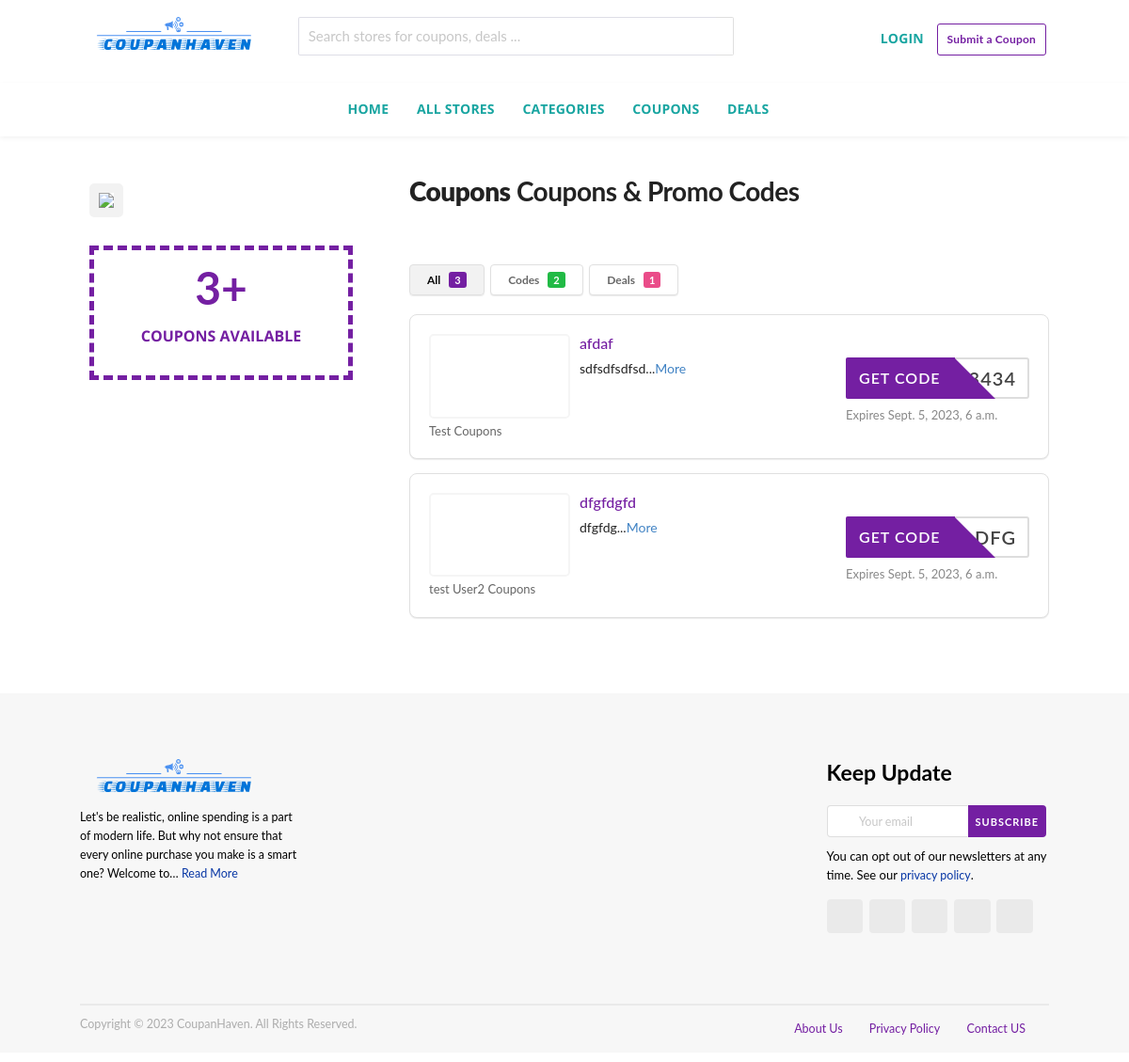
/coupans/page/1/, run on the app's committed database.
### web/models.py (models this page shows, shortened)
class Coupon(models.Model):
    name = models.CharField(max_length=100)
    slug = models.TextField()
    description = models.TextField()
    coupon_code = models.CharField(max_length=50)
    deeplink = models.URLField()
    store = models.ForeignKey(Store, on_delete=models.CASCADE)
    category = models.ForeignKey(Category, on_delete=models.CASCADE)
    is_deal = models.BooleanField(default=False)
    expires_at = models.DateTimeField()
    added_at = models.DateTimeField(auto_now_add=True)
    clicks = models.PositiveIntegerField(default=0)

class Store(models.Model):
    name = models.CharField(max_length=100)
    image = models.ImageField(upload_to='media/store_images/')
    deepLink = models.URLField()
    description = models.CharField(max_length=1000)

### web/views.py (the view)
# urls.py: path('coupans/page/<int:page>/', coupans, name='coupans_page'),
def coupans(request, page=1):
    page = int(page)
    items_per_page = 15
    all_coupons = Coupon.objects.filter(is_deal=False)
    code_count = Coupon.objects.filter(is_deal=False).count()
    deal_count = Coupon.objects.filter(is_deal=True).count()
    total_count = Coupon.objects.all().count()
    paginator = Paginator(all_coupons, items_per_page)
    coupons = paginator.page(page)
    if page > 1:
        previous_page = paginator.page(page - 1)
        previous_coupons = previous_page.object_list
    else:
        previous_coupons = []
    return render(request, 'coupans.html', {
        'coupons': coupons,
        'previous_coupons': previous_coupons,
        'code_count': code_count,
        'deal_count': deal_count,
        'total_count': total_count  # Pass the total count of all coupons to the template
    })

### web/templates/coupans.html (shortened to what this page needs)
{% extends 'base.html' %}
{% block main %}
    <div id="content" class="site-content">
        <div id="content-wrap" class="container left-sidebar">
            <div id="primary" class="content-area">
                <main id="main" class="site-main coupon-cat-main ajax-coupons" role="main">
                    <section id="store-listings-wrapper" class="st-list-coupons wpb_content_element">
                        <h1><strong>Coupons</strong> Coupons &amp; Promo Codes</h1>
                        <div class="share-option">
                            <div class="entry-share">
                                <div class="skin skin_flat">
                                </div>
                            </div>
                        </div>
                        <section class="coupon-filter" id="couponcat-filter-bar">
                            <div data-target="#coupon-listings-store"
                                 class="filter-coupons-by-type pointing filter-coupons-buttons">
                                <div class="coupons-types-wrap">
                                    <div class="coupon-types-list">
                                        <a href=""
                                           class="store-filter-button ui button tiny filter-nav current"
                                           data-filter="all">All <span
                                                class="offer-count all-count">{{ total_count }}</span></a>
                                        <a href=""
                                           class="store-filter-button ui button tiny filter-nav " data-filter="code">Codes
                                            <span
                                                    class="offer-count code-count">{{ code_count }}</span></a>
                                        <a href=""
                                           class="store-filter-button ui button tiny filter-nav " data-filter="sale">Deals
                                            <span
                                                    class="offer-count sale-count">{{ deal_count }}</span></a>
                                    </div>
                                </div>
                            </div>
                        </section>
                        <div class="cat-coupon-lists" id="cat-coupon-lists">
                            {% for coupon in coupons %}
                                <div data-id="coupan.id"
                                     class="coupon-item store-listing-item has-thumb c-cat c-type-code shadow-box coupon-live">
                                    <div class="store-thumb-link">
                                        <div class="store-thumb thumb-img">
                                            <a class="thumb-padding" href="{% url 'store-detail' pk=coupon.store.id page='1' %}">
                                                <img width="160" height="160"
                                                     src="{{ coupon.store.image.url }}"
                                                     class="attachment-wpcoupon_medium-thumb size-wpcoupon_medium-thumb"
                                                     alt="" decoding="async" title="logo" loading="lazy"
                                                     sizes="(max-width: 160px) 100vw, 160px"/> </a>
                                        </div>
                                        <div class="store-name"><a
                                                href="{% url 'store-detail' pk=coupon.store.id page='1' %}">{{ coupon.store.name }}
                                            Coupons<i class="angle right icon"></i></a></div>
                                    </div>
                                    <div class="latest-coupon">
                                        <h3 class="coupon-title">
                                            <a class="coupon-link" title="{{ coupon.name }}"
                                               data-type="code" data-coupon-id="{{ coupon.id }}"
                                               data-aff-url="{{ coupon.deeplink }}" data-code="ACADEMY15"
                                               href="{% url 'coupan-detail' coupon.id %}">{{ coupon.slug }}</a>
                                        </h3>
                                        <div class="coupon-des">
                                            <div class="coupon-des-ellip">{{ coupon.description|wordwrap:7|slice:":"|safe }}<span
                                                    class="c-actions-span">...<a class="more" href="#">More</a></span>
                                            </div>
                                        </div>
                                    </div>
                                    <div class="coupon-detail coupon-button-type">
                                        <a rel="nofollow" data-type="code" data-coupon-id="{{ coupon.id }}"
                                           href="{% url 'coupan-detail' coupon.id %}"
                                           class="coupon-button coupon-code"
                                           data-tooltip="Click to copy &amp; open site" data-position="top center"
                                           data-inverted=""
                                           data-code="ACADEMY15" data-aff-url="{{ coupon.deeplink }}">
                                            <span class="code-text" rel="nofollow">{{ coupon.coupon_code }}</span>
                                            <span class="get-code">Get Code</span>
                                        </a>
                                        <div class="exp-text">
                                            Expires {{ coupon.expires_at }}<a data-position="top center"
                                                                              data-inverted=""
                                                                              data-tooltip="Save this coupon" href="#"
                                                                              data-coupon-id="{{ coupon.id }}"
                                                                              class="add-coupon-favorite coupon-save icon-popup"><i
                                                class="outline star icon"></i></a>
                                        </div>
                                    </div>
                                    <div class="clear"></div>
                                </div>
                            {% endfor %}
                        </div>
                    </section>
                </main>
            </div>
            <div id="secondary" class="widget-area sidebar category-sidebar" role="complementary">
                <div class="inner shadow-box">
                    <div class="inner-content clearfix">
                        <div class="header-thumb">
                            <div class="ui center aligned icon">
                                <img src="https://ecoupono.com/wp-content/uploads/2021/06/Coupons-Categories-Image-300x173.png"
                                     alt=" "></div>
                        </div>
                    </div>
                </div>
                <div class="cat_coupon_available">
                        <span>
            <b> {{ total_count }}+ </b>
        </span>
                    <p>COUPONS AVAILABLE</p>
                </div>
            </div>
        </div>
    </div>
{% endblock %}

### data on the page
Coupon: store.image (picture), store.name "Test", slug "afdaf", description "sdfsdfsdfsd", expires_at "Sept. 5, 2023, 6 a.m."
Coupon: store.image (picture), store.name "test User2", slug "dfgfdgfd", description "dfgfdg", coupon_code "DFG", expires_at "Sept. 5, 2023, 6 a.m."

### other printed values
{{ total_count }} "3"
{{ code_count }} "2"
{{ deal_count }} "1"
